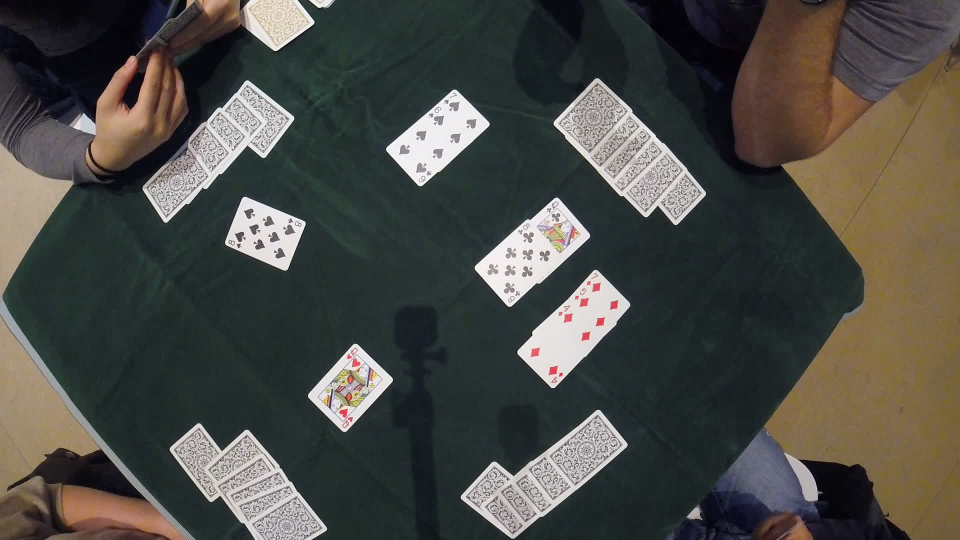
#> input picture second000024.JPG, 1920 x 1080 px (shown at 1/2 size); the run also reads 1 picture not shown here
$ python gt_extractor.py . out   (older library calls are emulated)
#> lines starting #> are read from the running program, lines starting #| are printed output that depends on the picture
### tools/general_purpose.py
import cv2
import numpy as np
import shutil
import os

### ---- INITIALIZATION ---- ###

BASE_DIR = "test_data"
SUITS = ["H","D","S","C"]
RANKS = ["A", "2", "3", "4", "5", "6", "7", "8", "9", "T", "J", "Q", "K"]

### ------------------------ ###

def collect_all_files(target_dir):
    filenames = []
    for path, subdirs, files in os.walk(target_dir):
        for name in files:
            filenames.append(os.path.join(path, name))

    return filenames

# [33 lines left out: functions load_imgs_gr, setup_dir, not called in this run]

### tools/imeditor.py
import cv2
import numpy as np

import Cards
import stats

from scipy.signal import argrelextrema, argrelmax

### ---- INITIALIZATION ---- ###

# confidence level for background/foreground predictions
CONFIDENCE = 99

# we use 3 degrees of freedom bc we use the RGB color space
DOF = 3

# threshold
WHITE_T = 200

# grayscale label values
WHITE = 255
RED = 60
BLACK = 0

# red and black suit
RED_S = ['H', 'D']
BLACK_S = ['S', 'C']

# color histogram LOW percentile
LOW = 10

# minimum size of particles we want to keep (number of pixels)
CC_THRESH = 10

### ------------------------ ###

def model_boundary(img):
    '''
    Model the color distribution of the boundary pixels as
    a Multivariate Gaussian with diagonal covariance matrix
    '''

    # compute boundary size from image dimensions
    dims = np.shape(img)
    boundary_size = 2*dims[0] + 2 * dims[1]
    boundary = np.zeros((boundary_size, 3))
    count = 0

    # collect pixels of leftmost and rightmost image boundaries
    for col in [0, dims[1]-1]:
        for row in range(dims[0]):
            boundary[count] = img[row][col]
            count = count + 1

    # collect pixels of top and bottom image boundaries
    for row in [0, dims[0]-1]:
        for col in range(dims[1]):
            boundary[count] = img[row][col]
            count = count + 1

    # compute multivariate gaussian
    mu = np.mean(boundary, axis=0)
    sigmas = np.std(boundary, axis=0)
    return mu, sigmas

def remove_background(img, mu, sigmas):
    '''
    Remove form img background pixels whose color distirbution is modeled
    by Multivariate Gaussian with mean mu and covariance matrix diag(sigmas^2).
    '''
    dims = np.shape(img)

    # find foreground mask
    zscore = np.square((img - mu).astype(np.float) / sigmas)
    zscore = np.reshape(np.apply_over_axes(np.sum, zscore, [2]), (dims[0], dims[1]))
    zscore = np.repeat(zscore[:, :, np.newaxis], 3, axis=2)
    mask = np.where(stats.h_test(zscore, confidence=CONFIDENCE,
                                       dof=DOF), 0, 255).astype(np.uint8)

    black_frame = np.zeros(dims, dtype=np.uint8)
    foreground = np.where(mask > 0, img, black_frame)
    return foreground

# [72 lines left out: functions correct_img_dim, label_pixels, orient_card, despeckle, not called in this run]


### tools/stats.py
import numpy as np
import cv2
'''
 z_stat is the test statistic
 dof should equal the number of independent components
 confidence is the confidence level of the test

 dof accommodated: 1, 2 and 3
 confidence levels accommodated: 95%, 98%, 99%

 source: http://www.stat.pitt.edu/sungkyu/course/2221Fall13/lec3.pdf
'''
def h_test(z_stat, dof=3, confidence=95):

    # compute test statistic
    # z_stat = np.linalg.norm((sample-mean).astype(np.float) / std_matrix_diag) ** 2

    # perform chi_square_test; returns true if accept, false if reject
    # chisquare test values taken from: http://math.hws.edu/javamath/ryan/ChiSquare.html
    if dof == 1:
        if confidence == 95:
            return z_stat < 3.841
        elif confidence == 98:
             return z_stat < 5.412
        elif confidence == 99:
            return z_stat < 6.635
        else:
            print("Bad confidence level input.")
            return None
    elif dof == 2:
        if confidence == 95:
            return z_stat < 5.991
        elif confidence == 98:
             return z_stat < 7.824
        elif confidence == 99:
            return z_stat < 9.210
        else:
            print("Bad confidence level input.")
            return None
    elif dof == 3:
        if confidence == 95:
            return z_stat < 7.815
        elif confidence == 98:
             return z_stat < 9.837
        elif confidence == 99:
            return z_stat < 7*11.345
        else:
            print("Bad confidence level input.")
            return None
    else:
        print("Bad dof input.")
        return None

### tools/Cards.py
############## Playing Card Detector Functions ###############
#
# Code borrowed by Evan Juras (with minor modifications and additions)
# Source: https://github.com/EdjeElectronics/OpenCV-Playing-Card-Detector
# Description: Functions and classes for CardDetector.py that perform
# various steps of the card detection algorithm

from sklearn.cluster import KMeans
import numpy as np

import cv2
import imutils
import sys
import time

from tools import imeditor

### Constants ###

# Adaptive threshold levels
BKG_THRESH = 60

CARD_MAX_AREA = 1200000
CARD_MIN_AREA = 1000 #25000

# Width and height of card corner, where rank and suit are
CORNER_WIDTH = 26
CORNER_HEIGHT = 50

# Number of pixels to curtail from the edges to ensure no background is getting caught
CURTAIL_H = 8
CURTAIL_W = 4

SCALE = 1.0 / 1.5

font = cv2.FONT_HERSHEY_SIMPLEX

### Structures to hold query card and train card information ###

class Query_card:
    """Structure to store information about query cards in the camera image."""

    # [282 lines left out: functions __init__, preprocess_image, find_cards, preprocess_card, extract_card, template_match and 3 more, not called in this run]

### gt_extractor.py
import argparse
import cv2
import numpy as np
import os

from tools import Cards, imeditor
from tools.general_purpose import *

def main(args):

    # collect all testing data filenames
    data_filenames = collect_all_files(args.data_dir)

    # remove background felt from image
    imgs = 0
    for img_file in data_filenames:
        print(imgs, "-", img_file)
        image = cv2.imread(img_file)
#> image is the input picture: shape (1080, 1920, 3); mean B, G, R 69.3, 74.3, 74.3

        # Remove felt background
        green_mu, green_sigmas = imeditor.model_boundary(image)
#> after the loop in model_boundary, `for col in [0, dims[1]-1]:`: count = 2160
#> after the loop in model_boundary, `for row in [0, dims[0]-1]:`: count = 6000
#> in model_boundary, `mu = np.mean(boundary, axis=0)`: mu = [63.62, 72.52, 79.44]
#> in model_boundary, `sigmas = np.std(boundary, axis=0)`: sigmas = [44.38, 52.39, 60.32]
#> green_mu = [63.62, 72.52, 79.44]; green_sigmas = [44.38, 52.39, 60.32]
        no_felt = imeditor.remove_background(image, green_mu, green_sigmas)
#> in remove_background, `zscore = np.square((img - mu).astype(np.float) / sigmas)`:
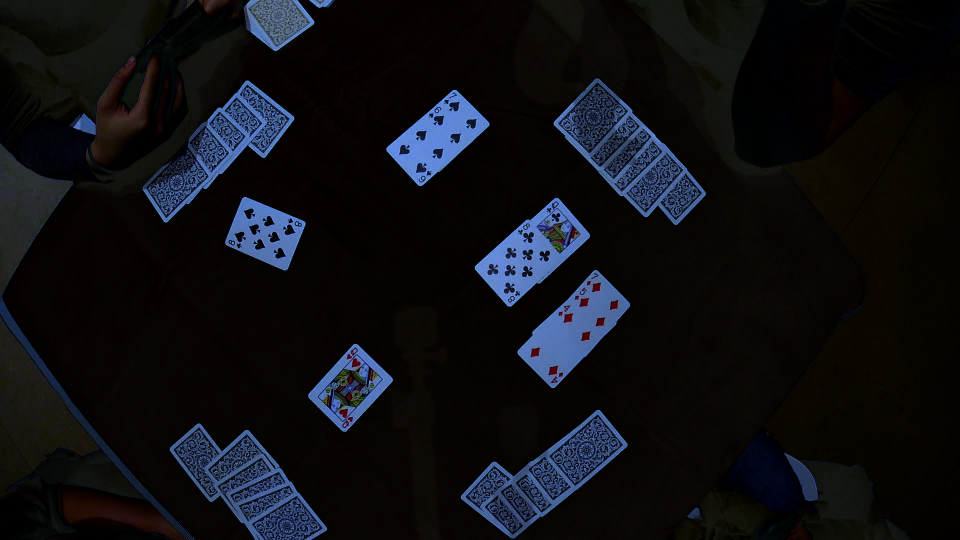
#> zscore: shape (1080, 1920, 3) float64 (shown at 1/2 size); mean B, G, R 1.46, 1.16, 1.14; drawn with min black and max white
#> in remove_background, `zscore = np.reshape(np.apply_over_axes(np.sum, zscore, [2]), (dims[0],..`:
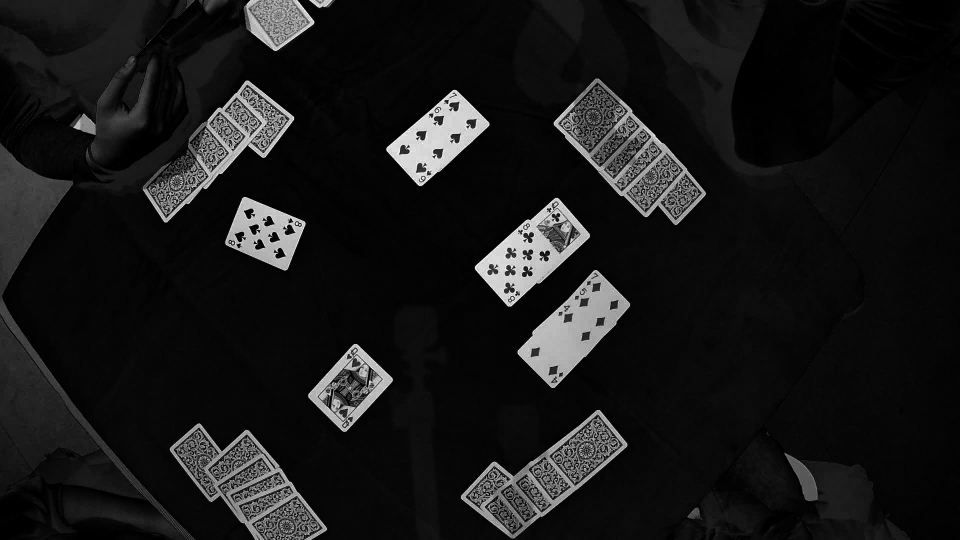
#> zscore: shape (1080, 1920) float64 (shown at 1/2 size); min 0.000226, max 39.19, mean 3.8; drawn with min black and max white
#> in h_test, `return z_stat < 7*11.345`: returned value: shape (1080, 1920, 3) bool; every value is 1
#> in remove_background, `mask = np.where(stats.h_test(zscore, confidence=CONFIDENCE, dof=DOF), ..`: mask: shape (1080, 1920, 3); every value is 0

        # Pre-process camera image (gray, blur, and threshold it)
        pre_proc = Cards.preprocess_image(no_felt)
#> in preprocess_image, `gray = cv2.cvtColor(image,cv2.COLOR_BGR2GRAY)`: gray: shape (1080, 1920); every value is 0
#> in preprocess_image, `retval, thresh = cv2.threshold(blur,BKG_THRESH,255,cv2.THRESH_BINARY)`: retval = 60

        # Find and sort the contours of all cards in the image (query cards)
        cnts_sort, cnt_is_card = Cards.find_cards(pre_proc)
#> in find_cards, `dummy,cnts,hier = cv2.findContours(thresh_image,cv2.RETR_TREE,cv2.CHAI..`: cnts = []
#> cnts_sort = []; cnt_is_card = []

        # If there are no contours, do nothing
        if len(cnts_sort) != 0:
            # Initialize a new "cards" list to assign the card objects.
            # k indexes the newly made array of cards.
            cards = []
            k = 0

            # For each card contour detected, extract card
            for i in range(len(cnts_sort)):
                if (cnt_is_card[i] == 1):
                    print("found")
                    card = Cards.extract_card(cnts_sort[i], image)
                    cv2.imwrite(os.path.join(args.target_dir, '{:06d}.png'.format(imgs)), card)
                    imgs = imgs + 1

    return

'''
Sample execution:
python gt_extractor.py data_dir target_dir
'''
DESCRIPTION = """Form ground truth detections from images in data_dir
                 and saves them in target_dir."""

if __name__ == '__main__':
    parser = argparse.ArgumentParser(description=DESCRIPTION)
    parser.add_argument('data_dir', help='Directory of training data.')
    parser.add_argument('target_dir', help='Directory to store classified images in.')
    args = parser.parse_args()
#> (the run stopped early here; a loop or call above may not have finished)
